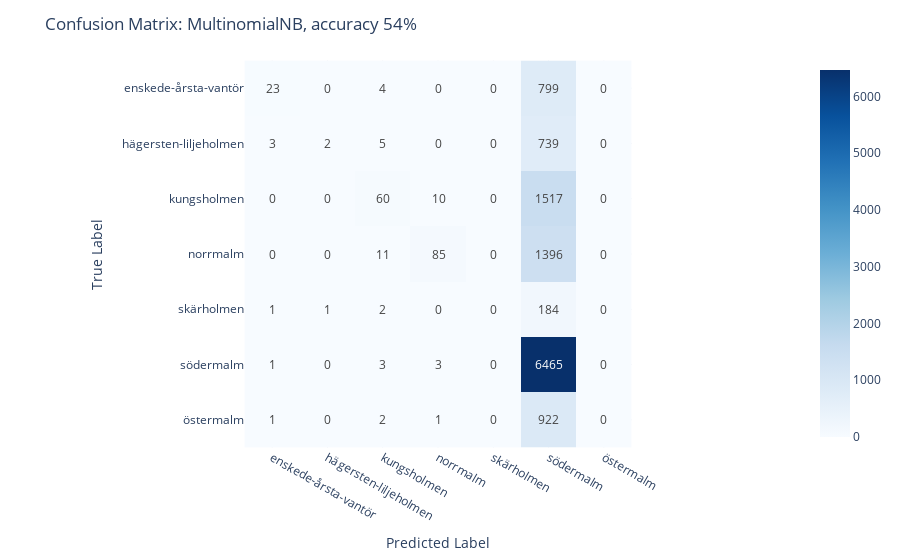

Notebook code cell kept with this figure:
### Code cell
labels = ['enskede-årsta-vantör', 'hägersten-liljeholmen', 'kungsholmen', 'norrmalm', 'skärholmen', 'södermalm', 'östermalm']
classifier_model(df, labels, MultinomialNB(), '7n')
evaluate_model(df, labels, 'model_MultinomialNB()_7n', 'MultinomialNB, accuracy 54%')

### Figure 1 — Plotly figure (JSON) as saved in the notebook; plotly's stock layout.template omitted (floating-point values rounded to 4 significant figures)
{"data": [{"coloraxis": "coloraxis", "hovertemplate": "x: %{x}<br>y: %{y}<br>color: %{z}<extra></extra>", "name": "0", "texttemplate": "%{z}", "type": "heatmap", "x": ["enskede-årsta-vantör", "hägersten-liljeholmen", "kungsholmen", "norrmalm", "skärholmen", "södermalm", "östermalm"], "xaxis": "x", "y": ["enskede-årsta-vantör", "hägersten-liljeholmen", "kungsholmen", "norrmalm", "skärholmen", "södermalm", "östermalm"], "yaxis": "y", "z": [[23, 0, 4, 0, 0, 799, 0], [3, 2, 5, 0, 0, 739, 0], [0, 0, 60, 10, 0, 1517, 0], [0, 0, 11, 85, 0, 1396, 0], [1, 1, 2, 0, 0, 184, 0], [1, 0, 3, 3, 0, 6465, 0], [1, 0, 2, 1, 0, 922, 0]]}], "layout": {"coloraxis": {"colorscale": [[0, "rgb(247,251,255)"], [0.125, "rgb(222,235,247)"], [0.25, "rgb(198,219,239)"], [0.375, "rgb(158,202,225)"], [0.5, "rgb(107,174,214)"], [0.625, "rgb(66,146,198)"], [0.75, "rgb(33,113,181)"], [0.875, "rgb(8,81,156)"], [1, "rgb(8,48,107)"]]}, "margin": {"t": 60}, "title": {"text": "Confusion Matrix: MultinomialNB, accuracy 54%"}, "xaxis": {"anchor": "y", "constrain": "domain", "domain": [0, 1], "scaleanchor": "y", "title": {"text": "Predicted Label"}}, "yaxis": {"anchor": "x", "autorange": "reversed", "constrain": "domain", "domain": [0, 1], "title": {"text": "True Label"}}}}
